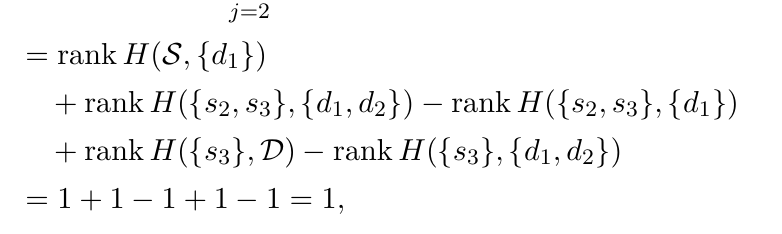
#> input picture data/history_images/1300000044_page_118_manual.png, 782 x 234 px
$ python -i formula_detector.py   (imports and definitions only)
#> lines starting #> are read from the running program, lines starting #| are printed output that depends on the picture; after the words box and inside, x2 and y2 are one past the last pixel; in counts of white or black regions, pixels touching at a corner belong together
"""Formula detection via OpenCV contour detection."""
from __future__ import annotations

from pathlib import Path
from typing import List, TypedDict

import cv2
import numpy as np

from core.logger import logger


class BBoxDict(TypedDict):
    """Typed dictionary for bounding boxes."""

    x: int
    y: int
    w: int
    h: int
    id: str


class FormulaDetector:
    """Detect formula-like regions using OpenCV."""

    def detect_formulas(self, image_path: str | Path) -> List[BBoxDict]:
        """Return bounding boxes around suspected formulas.

        Uses heuristics to identify formula-like regions:
        - Regions with mathematical symbols (=, +, -, /, etc.)
        - Regions with subscripts/superscripts (small text above/below)
        - Regions with Greek letters or special notation
        - Inline formulas (usually wider than tall)
        """
        path = Path(image_path)
        if not path.exists():
            raise FileNotFoundError(f"Image not found: {path}")
        logger.info("Detecting formulas in %s", path)
        image = cv2.imread(str(path), cv2.IMREAD_GRAYSCALE)
#> image is the input picture: shape (234, 782); min 0, max 255, mean 246.7
        if image is None:
            raise ValueError(f"Unable to read image: {path}")

        # Preprocessing for better detection
        blurred = cv2.GaussianBlur(image, (5, 5), 0)
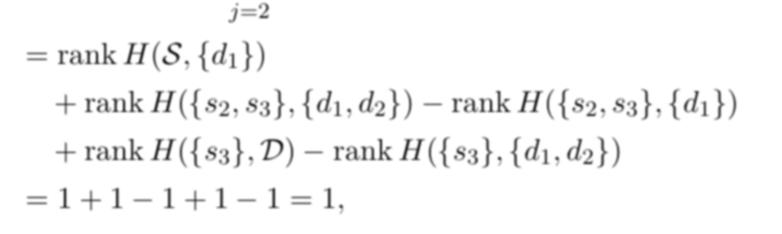
#> blurred: shape (234, 782); min 44, max 255, mean 246.7
        _, thresh = cv2.threshold(blurred, 0, 255, cv2.THRESH_BINARY_INV + cv2.THRESH_OTSU)
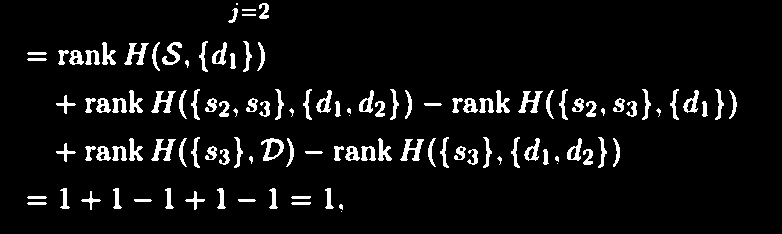
#> thresh: shape (234, 782); 6.3% white; 115 white regions (7 under 20 px), largest, box (x1, y1, x2, y2) and area: (124, 43, 149, 65) 243, (151, 91, 176, 113) 243, (518, 91, 543, 113) 243

        # Use morphological operations to connect nearby components (formulas often have multiple parts)
        kernel = cv2.getStructuringElement(cv2.MORPH_RECT, (5, 3))
        dilated = cv2.dilate(thresh, kernel, iterations=1)
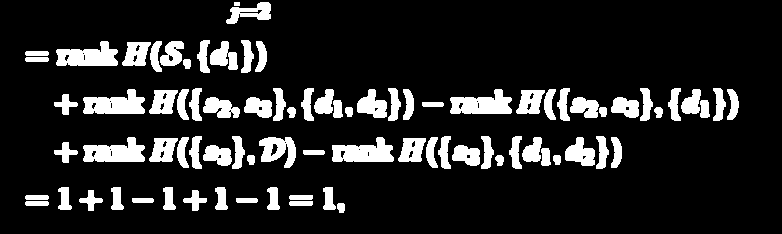
#> dilated: shape (234, 782); 14% white; 83 white regions

        contours, _ = cv2.findContours(dilated, cv2.RETR_EXTERNAL, cv2.CHAIN_APPROX_SIMPLE)
#> contours = 83 contours, 1 with area under 20; largest, box (x1, y1, x2, y2) and area: (332, 137, 394, 162) 978, (83, 137, 145, 162) 978, (450, 89, 512, 114) 978, (83, 89, 145, 114) 978, (56, 41, 118, 66) 978

        boxes: List[BBoxDict] = []
        img_height, img_width = image.shape
#> img_height = 234; img_width = 782

        for idx, contour in enumerate(contours, start=1):
            x, y, w, h = cv2.boundingRect(contour)

            # Filter by size - formulas should be reasonably sized
            area = w * h
            if area < 200:  # Too small
                continue
            if area > img_width * img_height * 0.5:  # Too large (probably whole page)
                continue

            # Filter by aspect ratio - formulas are usually wider than tall (inline) or roughly square
            aspect_ratio = w / h if h > 0 else 0
            if aspect_ratio < 0.3:  # Too tall and narrow (probably a column of text)
                continue
            if aspect_ratio > 10:  # Too wide (probably a line of text)
                continue

            # Extract region to analyze
            roi = image[max(0, y):min(img_height, y+h), max(0, x):min(img_width, x+w)]
            if roi.size == 0:
                continue

            # Check if region has characteristics of formulas
            # Formulas often have:
            # - Mixed text sizes (subscripts/superscripts)
            # - Special symbols
            # - Dense text (high pixel density)

            # Calculate text density (ratio of text pixels to total)
            roi_thresh = thresh[max(0, y):min(img_height, y+h), max(0, x):min(img_width, x+w)]
            if roi_thresh.size > 0:
                text_density = cv2.countNonZero(roi_thresh) / roi_thresh.size
                # Formulas typically have moderate to high text density
                if text_density < 0.05 or text_density > 0.8:  # Too sparse or too dense
                    continue

            # Additional check: formulas are often centered or left-aligned in their line
            # This is a simple heuristic - in practice, formulas can appear anywhere

            boxes.append({"x": int(x), "y": int(y), "w": int(w), "h": int(h), "id": f"eq{idx}"})
#> this loop made 83 passes
#> (x, y, w, h, area, aspect_ratio, text_density) on passes 8, 9, 10, 11, 12, 13, 14, 15, 21, 22, 23, 24: (183, 190, 24, 21, 504, 1.14, 0.206), (79, 190, 24, 21, 504, 1.14, 0.183), (323, 187, 13, 23, 299, 0.565, 0.334), (267, 187, 13, 23, 299, 0.565, 0.338), (215, 187, 13, 23, 299, 0.565, 0.348), (163, 187, 13, 23, 299, 0.565, 0.334), (111, 187, 13, 23, 299, 0.565, 0.334), (58, 187, 14, 23, 322, 0.609, 0.317), (452, 145, 28, 21, 588, 1.33, 0.311), (203, 145, 29, 21, 609, 1.38, 0.305), (54, 142, 24, 21, 504, 1.14, 0.206), (398, 138, 28, 24, 672, 1.17, 0.359)
#> (x, y, w, h, area) on passes 1 to 6: (337, 203, 8, 10, 80), (289, 201, 24, 5, 120), (25, 201, 24, 5, 120), (236, 198, 22, 5, 110), (132, 198, 22, 5, 110), (289, 195, 24, 5, 120)
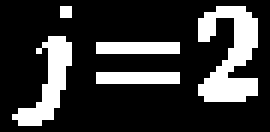
#> roi_thresh: shape (22, 45) (shown 6 times larger); 22.1% white; 5 white regions (1 under 20 px), largest, box (x1, y1, x2, y2) and area: (33, 1, 43, 17) 98, (2, 6, 12, 21) 61, (16, 7, 30, 9) 28, (16, 12, 30, 14) 28
#> after the loop, boxes = 60 items

        # Sort by position (top to bottom, left to right)
        boxes.sort(key=lambda b: (b["y"], b["x"]))

        logger.debug("Found %d candidate formulas in %s", len(boxes), path.name)
        return boxes

def run_automatic_extraction(self, page_paths: List[Path]): # pragma: no cover
    """Call this instead of skipping."""
    self.render_only = False # Toggle the logic gate
    results = []

    for page_path in page_paths:
        # 1. Detect formula regions using your refined FormulaDetector
        bboxes = self.formula_detector.detect_formulas(page_path) # pragma: no cover

        for box in bboxes:
            # 2. Pass the crop to your ImageToLatex service
            # This uses the vertical bridging logic we added to image_ ImageToLatex.py
            latex = self.ocr_service.image_to_latex_crop(page_path, box) # pragma: no cover
            results.append({"latex": latex, "bbox": box})

    logger.info("Extracted formulas: %d items", len(results))
    return results

>>> result = FormulaDetector().detect_formulas('../../data/history_images/1300000044_page_118_manual.png')
#> result = 60 items

$ run again, on data/history_images/1300000044_page_121_manual.png
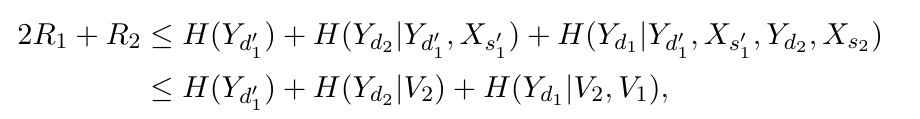
#> input picture data/history_images/1300000044_page_121_manual.png, 920 x 119 px
#> in detect_formulas, image is the input picture: shape (119, 920); min 0, max 255, mean 243.9
#> in detect_formulas, `_, thresh = cv2.threshold(blurred, 0, 255, cv2.THRESH_BINARY_INV + cv2..`:
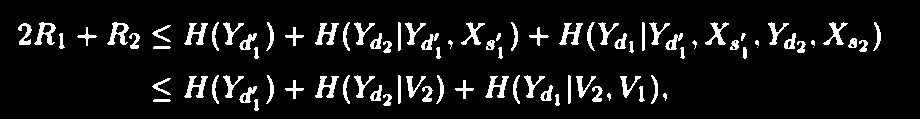
#> thresh: shape (119, 920); 8.4% white; 88 white regions (4 under 20 px), largest, box (x1, y1, x2, y2) and area: (315, 23, 339, 45) 245, (315, 76, 339, 98) 245, (184, 23, 208, 45) 241
#> dilated: shape (119, 920); 18.8% white; 57 white regions
#> contours = 57 contours; largest, box (x1, y1, x2, y2) and area: (16, 21, 58, 46) 726, (404, 74, 446, 105) 702, (105, 21, 142, 50) 646, (821, 21, 870, 53) 626, (511, 74, 547, 105) 503
#> the loop in detect_formulas, `for idx, contour in enumerate(contours, start=1):` made 57 passes
#> (x, y, w, h, area, aspect_ratio, text_density) on passes 4 to 11: (237, 85, 24, 27, 648, 0.889, 0.265), (538, 84, 24, 23, 552, 1.04, 0.259), (368, 84, 26, 23, 598, 1.13, 0.274), (453, 79, 23, 21, 483, 1.1, 0.213), (283, 79, 23, 21, 483, 1.1, 0.213), (150, 77, 23, 19, 437, 1.21, 0.227), (618, 75, 29, 28, 812, 1.04, 0.257), (574, 75, 31, 28, 868, 1.11, 0.288)
#> after the loop in detect_formulas, `for idx, contour in enumerate(contours, start=1):`:
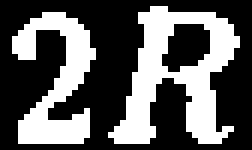
#> roi_thresh: shape (25, 42) (shown 6 times larger); 36.8% white; 2 white regions, box (x1, y1, x2, y2) and area: (18, 1, 40, 24) 232, (2, 2, 16, 24) 154
#> after the loop in detect_formulas, `for idx, contour in enumerate(contours, start=1):`: boxes = 46 items

$ run again, on data/history_images/1300000044_page_122_manual.png
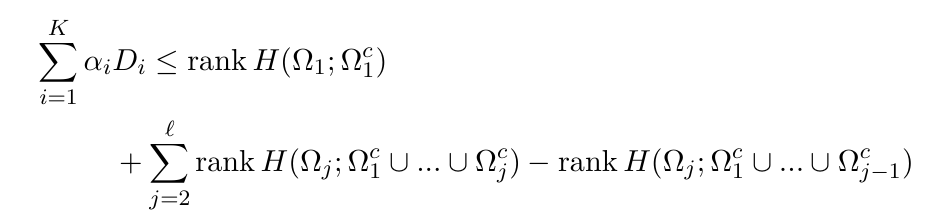
#> input picture data/history_images/1300000044_page_122_manual.png, 951 x 224 px
#> in detect_formulas, image is the input picture: shape (224, 951); min 0, max 255, mean 249.7
#> in detect_formulas, `_, thresh = cv2.threshold(blurred, 0, 255, cv2.THRESH_BINARY_INV + cv2..`:
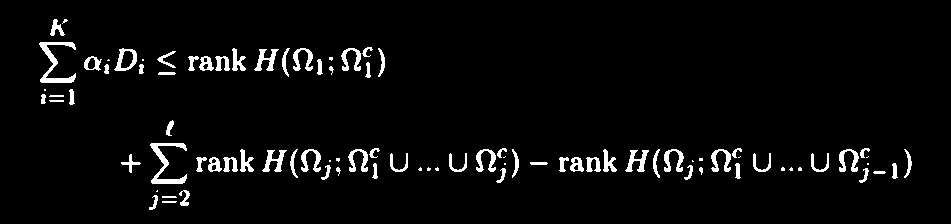
#> thresh: shape (224, 951); 3.9% white; 92 white regions (21 under 20 px), largest, box (x1, y1, x2, y2) and area: (39, 42, 76, 83) 500, (150, 143, 187, 184) 500, (254, 49, 279, 71) 241
#> dilated: shape (224, 951); 8.8% white; 59 white regions
#> contours = 59 contours, 8 with area under 20; largest, box (x1, y1, x2, y2) and area: (186, 47, 248, 72) 976, (557, 148, 619, 173) 974, (194, 148, 256, 173) 946, (148, 142, 189, 185) 782, (37, 41, 78, 84) 782
#> the loop in detect_formulas, `for idx, contour in enumerate(contours, start=1):` made 59 passes
#> (x, y, w, h, area, aspect_ratio, text_density) on passes 1, 3, 19, 20, 21, 22, 23, 24: (147, 189, 45, 22, 990, 2.05, 0.212), (857, 167, 31, 17, 527, 1.82, 0.186), (119, 153, 24, 21, 504, 1.14, 0.206), (809, 152, 22, 21, 462, 1.05, 0.255), (751, 152, 22, 21, 462, 1.05, 0.255), (447, 152, 22, 21, 462, 1.05, 0.255), (388, 152, 22, 21, 462, 1.05, 0.255), (623, 149, 28, 24, 672, 1.17, 0.356)
#> pass 1, in detect_formulas, `roi_thresh = thresh[max(0, y):min(img_height, y+h), max(0, x):min(img_..`:
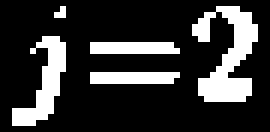
#> roi_thresh: shape (22, 45) (shown 6 times larger); 21.2% white in thin lines or dots, all inside (x1, y1, x2, y2) = (2, 1, 43, 21)
#> after the loop in detect_formulas, `for idx, contour in enumerate(contours, start=1):`: boxes = 35 items

$ run again, on data/history_images/1300000044_page_12_manual.png
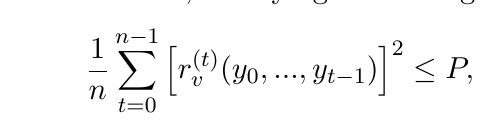
#> input picture data/history_images/1300000044_page_12_manual.png, 496 x 124 px
#> in detect_formulas, image is the input picture: shape (124, 496); min 0, max 255, mean 248.3
#> in detect_formulas, `_, thresh = cv2.threshold(blurred, 0, 255, cv2.THRESH_BINARY_INV + cv2..`:
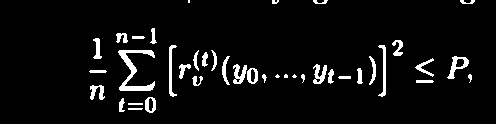
#> thresh: shape (124, 496); 5.4% white; 40 white regions (4 under 20 px), largest, box (x1, y1, x2, y2) and area: (118, 50, 155, 91) 509, (447, 56, 469, 79) 188, (378, 45, 386, 97) 178
#> in detect_formulas, `dilated = cv2.dilate(thresh, kernel, iterations=1)`:
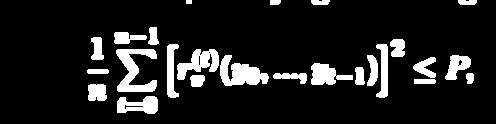
#> dilated: shape (124, 496); 12.1% white; 25 white regions
#> contours = 25 contours, 1 with area under 20; largest, box (x1, y1, x2, y2) and area: (116, 49, 157, 92) 790, (220, 55, 269, 86) 782, (177, 49, 219, 80) 592, (311, 63, 353, 85) 484, (117, 96, 158, 114) 482
#> the loop in detect_formulas, `for idx, contour in enumerate(contours, start=1):` made 25 passes
#> (x, y, w, h, area, aspect_ratio, text_density) on passes 1, 2, 6, 9, 10, 11, 12, 13: (117, 96, 41, 18, 738, 2.28, 0.304), (88, 84, 19, 17, 323, 1.12, 0.409), (273, 73, 34, 11, 374, 3.09, 0.16), (311, 63, 42, 22, 924, 1.91, 0.277), (413, 57, 23, 21, 483, 1.1, 0.224), (445, 55, 26, 25, 650, 1.04, 0.311), (367, 55, 11, 31, 341, 0.355, 0.276), (220, 55, 49, 31, 1519, 1.58, 0.259)
#> after the loop in detect_formulas, `for idx, contour in enumerate(contours, start=1):`: boxes = 13 items
